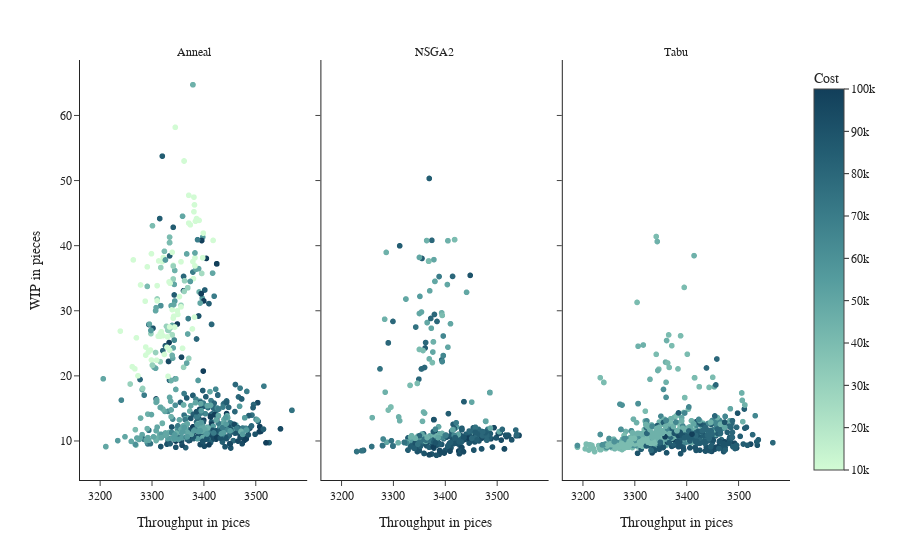

The notebook cell this image was saved under:
### Code cell
df_perf_filtered = get_performance_filtered_df(df)
plot_performance_2d(df_perf_filtered)

### Figure 1 — Plotly figure (JSON) as saved in the notebook; plotly's stock layout.template omitted (floating-point values rounded to 4 significant figures; data arrays with more than 128 entries replaced by an {"elided": "..."} marker saying what was removed)
{"data": [{"hovertemplate": "optimizer=Anneal<br>Throughput in pices=%{x}<br>WIP in pieces=%{y}<br>cost=%{marker.color}<extra></extra>", "legendgroup": "", "marker": {"color": {"elided": "660 int values"}, "coloraxis": "coloraxis", "symbol": "circle"}, "mode": "markers", "name": "", "showlegend": false, "type": "scattergl", "x": {"elided": "660 int values"}, "xaxis": "x", "y": {"elided": "660 float values"}, "yaxis": "y"}, {"hovertemplate": "optimizer=NSGA2<br>Throughput in pices=%{x}<br>WIP in pieces=%{y}<br>cost=%{marker.color}<extra></extra>", "legendgroup": "", "marker": {"color": {"elided": "6466 int values"}, "coloraxis": "coloraxis", "symbol": "circle"}, "mode": "markers", "name": "", "showlegend": false, "type": "scattergl", "x": {"elided": "6466 float values"}, "xaxis": "x2", "y": {"elided": "6466 float values"}, "yaxis": "y2"}, {"hovertemplate": "optimizer=Tabu<br>Throughput in pices=%{x}<br>WIP in pieces=%{y}<br>cost=%{marker.color}<extra></extra>", "legendgroup": "", "marker": {"color": {"elided": "1296 int values"}, "coloraxis": "coloraxis", "symbol": "circle"}, "mode": "markers", "name": "", "showlegend": false, "type": "scattergl", "x": {"elided": "1296 int values"}, "xaxis": "x3", "y": {"elided": "1296 float values"}, "yaxis": "y3"}], "layout": {"annotations": [{"font": {}, "showarrow": false, "text": "Anneal", "x": 0.16, "xanchor": "center", "xref": "paper", "y": 1, "yanchor": "bottom", "yref": "paper"}, {"font": {}, "showarrow": false, "text": "NSGA2", "x": 0.5, "xanchor": "center", "xref": "paper", "y": 1, "yanchor": "bottom", "yref": "paper"}, {"font": {}, "showarrow": false, "text": "Tabu", "x": 0.84, "xanchor": "center", "xref": "paper", "y": 1, "yanchor": "bottom", "yref": "paper"}], "coloraxis": {"colorbar": {"title": {"text": "Cost"}}, "colorscale": [[0, "rgb(210, 251, 212)"], [0.1667, "rgb(165, 219, 194)"], [0.3333, "rgb(123, 188, 176)"], [0.5, "rgb(85, 156, 158)"], [0.6667, "rgb(58, 124, 137)"], [0.8333, "rgb(35, 93, 114)"], [1, "rgb(18, 63, 90)"]]}, "font": {"family": "Arial, monospace"}, "legend": {"tracegroupgap": 0}, "margin": {"t": 60}, "xaxis": {"anchor": "y", "domain": [0, 0.32], "title": {"text": "Throughput in pices"}}, "xaxis2": {"anchor": "y2", "domain": [0.34, 0.66], "matches": "x", "title": {"text": "Throughput in pices"}}, "xaxis3": {"anchor": "y3", "domain": [0.68, 1.0], "matches": "x", "title": {"text": "Throughput in pices"}}, "yaxis": {"anchor": "x", "domain": [0, 1], "title": {"text": "WIP in pieces"}}, "yaxis2": {"anchor": "x2", "domain": [0, 1], "matches": "y", "showticklabels": false}, "yaxis3": {"anchor": "x3", "domain": [0, 1], "matches": "y", "showticklabels": false}}}
